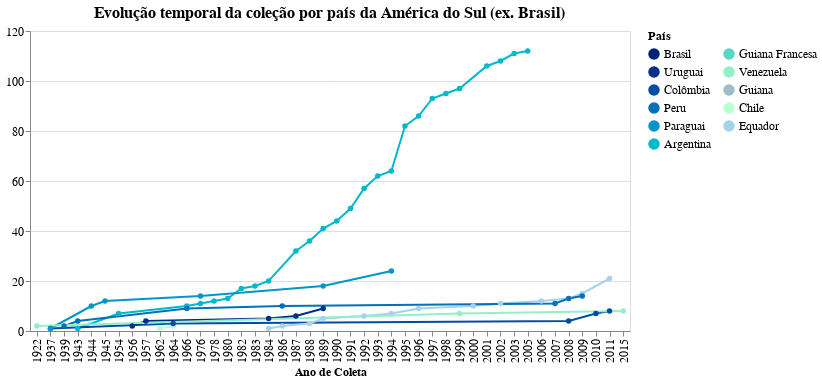

The notebook cell saved with this chart:
### Code cell
g1 = alt.Chart(teste[(teste['continente'] == 'América do Sul') & (teste['pais'] != 'Brasil')], 
               title='Evolução temporal da coleção por país da América do Sul (ex. Brasil)',
width=600).mark_line(point=True).encode(
    x= alt.X('ano_coleta', type="ordinal", title='Ano de Coleta'),
    y= alt.Y('cumulative_sum', title='', 
             sort=alt.EncodingSortField('counts', op="count", order='descending')),
    color= alt.Color('pais:N', title='País',
                     legend= alt.Legend(columns=2),
                     scale= alt.Scale(domain=list(cores_AS.keys()), range=list(cores_AS.values()))),
    tooltip= alt.Tooltip(['pais','ano_coleta','counts'])
)

g1 = g1.configure_title(fontSize=16).configure_axis(
    labelFontSize=12,
    titleFontSize=12
).configure_legend(
    labelFontSize=12,
    titleFontSize=12
)

# g1.save('./graphs/cumCounts/time-spacial/evolucao_por_país-AmericaDoSul-exBrasil.html')

g1

### Figure 1 — Vega-Lite specification as saved in the notebook (floating-point values rounded to 4 significant figures)
{"config": {"view": {"continuousWidth": 400, "continuousHeight": 300}, "axis": {"labelFontSize": 12, "titleFontSize": 12}, "legend": {"labelFontSize": 12, "titleFontSize": 12}, "title": {"fontSize": 16}}, "data": {"name": "data-1938e1dca4bad5b763b26aee3a84f695"}, "mark": {"type": "line", "point": true}, "encoding": {"color": {"type": "nominal", "field": "pais", "legend": {"columns": 2}, "scale": {"domain": ["Brasil", "Uruguai", "Colômbia", "Peru", "Paraguai", "Argentina", "Guiana Francesa", "Venezuela", "Guiana", "Chile", "Equador"], "range": ["#00237a", "#002e8b", "#004da4", "#0071ba", "#0096c9", "#00b8cc", "#57d5c9", "#94efc6", "#9ebdcb", "#bbffd4", "#a6d2eb"]}, "title": "País"}, "tooltip": [{"type": "nominal", "field": "pais"}, {"type": "quantitative", "field": "ano_coleta"}, {"type": "quantitative", "field": "counts"}], "x": {"type": "ordinal", "field": "ano_coleta", "title": "Ano de Coleta"}, "y": {"type": "quantitative", "field": "cumulative_sum", "sort": {"field": "counts", "op": "count", "order": "descending"}, "title": ""}}, "title": "Evolução temporal da coleção por país da América do Sul (ex. Brasil)", "width": 600, "$schema": "https://vega.github.io/schema/vega-lite/v4.8.1.json", "datasets": {"data-1938e1dca4bad5b763b26aee3a84f695": [{"ano_coleta": 1943.0, "continente": "América do Sul", "pais": "Argentina", "counts": 1, "cumulative_sum": 1}, {"ano_coleta": 1954.0, "continente": "América do Sul", "pais": "Argentina", "counts": 6, "cumulative_sum": 7}, {"ano_coleta": 1966.0, "continente": "América do Sul", "pais": "Argentina", "counts": 3, "cumulative_sum": 10}, {"ano_coleta": 1976.0, "continente": "América do Sul", "pais": "Argentina", "counts": 1, "cumulative_sum": 11}, {"ano_coleta": 1978.0, "continente": "América do Sul", "pais": "Argentina", "counts": 1, "cumulative_sum": 12}, {"ano_coleta": 1980.0, "continente": "América do Sul", "pais": "Argentina", "counts": 1, "cumulative_sum": 13}, {"ano_coleta": 1982.0, "continente": "América do Sul", "pais": "Argentina", "counts": 4, "cumulative_sum": 17}, {"ano_coleta": 1983.0, "continente": "América do Sul", "pais": "Argentina", "counts": 1, "cumulative_sum": 18}, {"ano_coleta": 1984.0, "continente": "América do Sul", "pais": "Argentina", "counts": 2, "cumulative_sum": 20}, {"ano_coleta": 1987.0, "continente": "América do Sul", "pais": "Argentina", "counts": 12, "cumulative_sum": 32}, {"ano_coleta": 1988.0, "continente": "América do Sul", "pais": "Argentina", "counts": 4, "cumulative_sum": 36}, {"ano_coleta": 1989.0, "continente": "América do Sul", "pais": "Argentina", "counts": 5, "cumulative_sum": 41}, {"ano_coleta": 1990.0, "continente": "América do Sul", "pais": "Argentina", "counts": 3, "cumulative_sum": 44}, {"ano_coleta": 1991.0, "continente": "América do Sul", "pais": "Argentina", "counts": 5, "cumulative_sum": 49}, {"ano_coleta": 1992.0, "continente": "América do Sul", "pais": "Argentina", "counts": 8, "cumulative_sum": 57}, {"ano_coleta": 1993.0, "continente": "América do Sul", "pais": "Argentina", "counts": 5, "cumulative_sum": 62}, {"ano_coleta": 1994.0, "continente": "América do Sul", "pais": "Argentina", "counts": 2, "cumulative_sum": 64}, {"ano_coleta": 1995.0, "continente": "América do Sul", "pais": "Argentina", "counts": 18, "cumulative_sum": 82}, {"ano_coleta": 1996.0, "continente": "América do Sul", "pais": "Argentina", "counts": 4, "cumulative_sum": 86}, {"ano_coleta": 1997.0, "continente": "América do Sul", "pais": "Argentina", "counts": 7, "cumulative_sum": 93}, {"ano_coleta": 1998.0, "continente": "América do Sul", "pais": "Argentina", "counts": 2, "cumulative_sum": 95}, {"ano_coleta": 1999.0, "continente": "América do Sul", "pais": "Argentina", "counts": 2, "cumulative_sum": 97}, {"ano_coleta": 2001.0, "continente": "América do Sul", "pais": "Argentina", "counts": 9, "cumulative_sum": 106}, {"ano_coleta": 2002.0, "continente": "América do Sul", "pais": "Argentina", "counts": 2, "cumulative_sum": 108}, {"ano_coleta": 2003.0, "continente": "América do Sul", "pais": "Argentina", "counts": 3, "cumulative_sum": 111}, {"ano_coleta": 2005.0, "continente": "América do Sul", "pais": "Argentina", "counts": 1, "cumulative_sum": 112}, {"ano_coleta": 1962.0, "continente": "América do Sul", "pais": "Chile", "counts": 1, "cumulative_sum": 1}, {"ano_coleta": 1964.0, "continente": "América do Sul", "pais": "Chile", "counts": 1, "cumulative_sum": 2}, {"ano_coleta": 1937.0, "continente": "América do Sul", "pais": "Colômbia", "counts": 1, "cumulative_sum": 1}, {"ano_coleta": 1964.0, "continente": "América do Sul", "pais": "Colômbia", "counts": 2, "cumulative_sum": 3}, {"ano_coleta": 2008.0, "continente": "América do Sul", "pais": "Colômbia", "counts": 1, "cumulative_sum": 4}, {"ano_coleta": 2010.0, "continente": "América do Sul", "pais": "Colômbia", "counts": 3, "cumulative_sum": 7}, {"ano_coleta": 2011.0, "continente": "América do Sul", "pais": "Colômbia", "counts": 1, "cumulative_sum": 8}, {"ano_coleta": 1984.0, "continente": "América do Sul", "pais": "Equador", "counts": 1, "cumulative_sum": 1}, {"ano_coleta": 1986.0, "continente": "América do Sul", "pais": "Equador", "counts": 1, "cumulative_sum": 2}, {"ano_coleta": 1988.0, "continente": "América do Sul", "pais": "Equador", "counts": 1, "cumulative_sum": 3}, {"ano_coleta": 1989.0, "continente": "América do Sul", "pais": "Equador", "counts": 2, "cumulative_sum": 5}, {"ano_coleta": 1992.0, "continente": "América do Sul", "pais": "Equador", "counts": 1, "cumulative_sum": 6}, {"ano_coleta": 1994.0, "continente": "América do Sul", "pais": "Equador", "counts": 1, "cumulative_sum": 7}, {"ano_coleta": 1996.0, "continente": "América do Sul", "pais": "Equador", "counts": 2, "cumulative_sum": 9}, {"ano_coleta": 2000.0, "continente": "América do Sul", "pais": "Equador", "counts": 1, "cumulative_sum": 10}, {"ano_coleta": 2002.0, "continente": "América do Sul", "pais": "Equador", "counts": 1, "cumulative_sum": 11}, {"ano_coleta": 2006.0, "continente": "América do Sul", "pais": "Equador", "counts": 1, "cumulative_sum": 12}, {"ano_coleta": 2008.0, "continente": "América do Sul", "pais": "Equador", "counts": 1, "cumulative_sum": 13}, {"ano_coleta": 2009.0, "continente": "América do Sul", "pais": "Equador", "counts": 2, "cumulative_sum": 15}, {"ano_coleta": 2011.0, "continente": "América do Sul", "pais": "Equador", "counts": 6, "cumulative_sum": 21}, {"ano_coleta": 1937.0, "continente": "América do Sul", "pais": "Paraguai", "counts": 1, "cumulative_sum": 1}, {"ano_coleta": 1944.0, "continente": "América do Sul", "pais": "Paraguai", "counts": 9, "cumulative_sum": 10}, {"ano_coleta": 1945.0, "continente": "América do Sul", "pais": "Paraguai", "counts": 2, "cumulative_sum": 12}, {"ano_coleta": 1976.0, "continente": "América do Sul", "pais": "Paraguai", "counts": 2, "cumulative_sum": 14}, {"ano_coleta": 1989.0, "continente": "América do Sul", "pais": "Paraguai", "counts": 4, "cumulative_sum": 18}, {"ano_coleta": 1994.0, "continente": "América do Sul", "pais": "Paraguai", "counts": 6, "cumulative_sum": 24}, {"ano_coleta": 1939.0, "continente": "América do Sul", "pais": "Peru", "counts": 2, "cumulative_sum": 2}, {"ano_coleta": 1943.0, "continente": "América do Sul", "pais": "Peru", "counts": 2, "cumulative_sum": 4}, {"ano_coleta": 1966.0, "continente": "América do Sul", "pais": "Peru", "counts": 5, "cumulative_sum": 9}, {"ano_coleta": 1986.0, "continente": "América do Sul", "pais": "Peru", "counts": 1, "cumulative_sum": 10}, {"ano_coleta": 2007.0, "continente": "América do Sul", "pais": "Peru", "counts": 1, "cumulative_sum": 11}, {"ano_coleta": 2008.0, "continente": "América do Sul", "pais": "Peru", "counts": 2, "cumulative_sum": 13}, {"ano_coleta": 2009.0, "continente": "América do Sul", "pais": "Peru", "counts": 1, "cumulative_sum": 14}, {"ano_coleta": 1956.0, "continente": "América do Sul", "pais": "Uruguai", "counts": 2, "cumulative_sum": 2}, {"ano_coleta": 1957.0, "continente": "América do Sul", "pais": "Uruguai", "counts": 2, "cumulative_sum": 4}, {"ano_coleta": 1984.0, "continente": "América do Sul", "pais": "Uruguai", "counts": 1, "cumulative_sum": 5}, {"ano_coleta": 1987.0, "continente": "América do Sul", "pais": "Uruguai", "counts": 1, "cumulative_sum": 6}, {"ano_coleta": 1989.0, "continente": "América do Sul", "pais": "Uruguai", "counts": 3, "cumulative_sum": 9}, {"ano_coleta": 1922.0, "continente": "América do Sul", "pais": "Venezuela", "counts": 2, "cumulative_sum": 2}, {"ano_coleta": 1999.0, "continente": "América do Sul", "pais": "Venezuela", "counts": 5, "cumulative_sum": 7}, {"ano_coleta": 2015.0, "continente": "América do Sul", "pais": "Venezuela", "counts": 1, "cumulative_sum": 8}]}}
